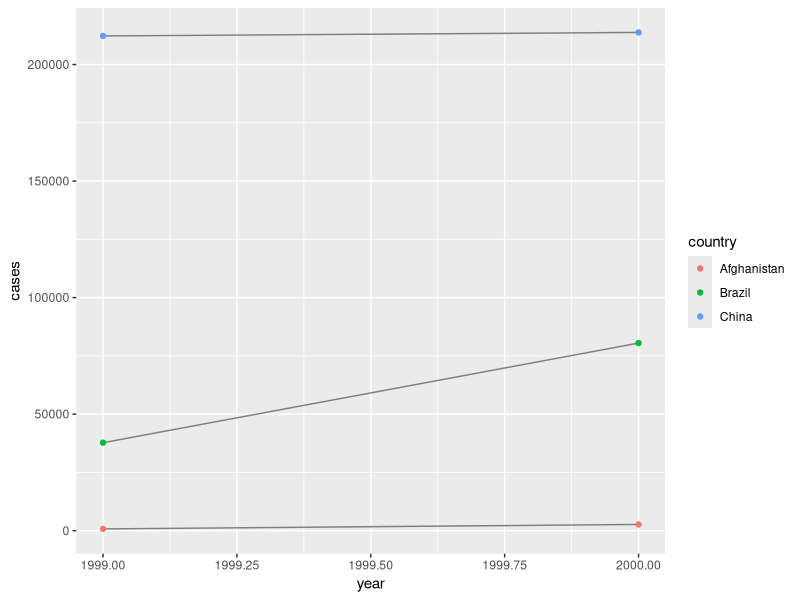
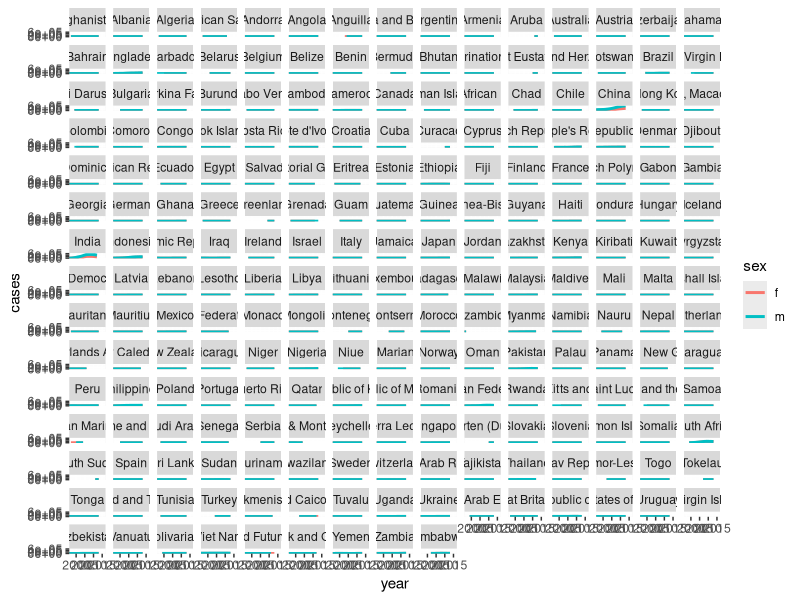
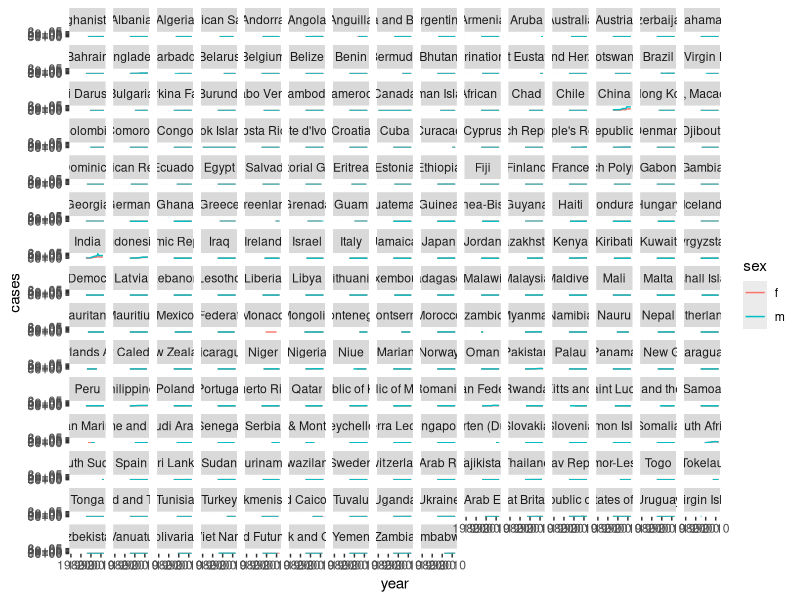
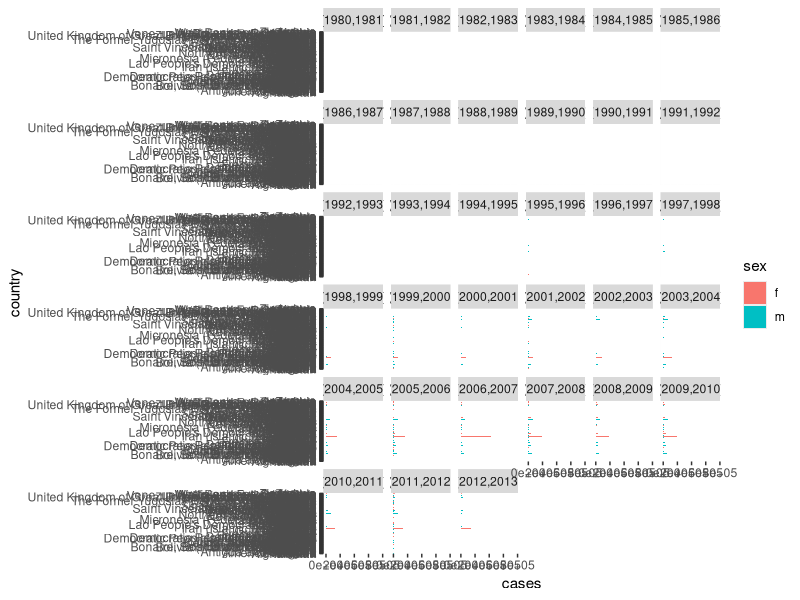
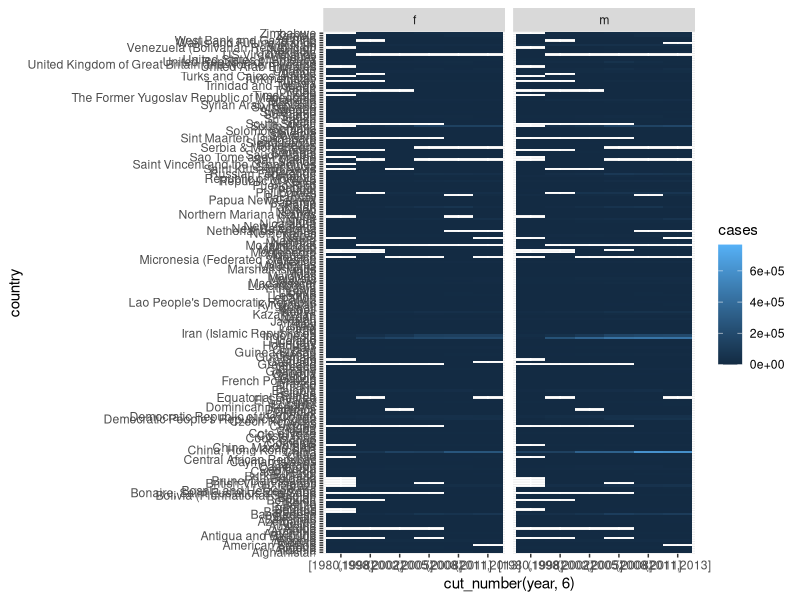

Write R code to recreate these figures, in order.
{
  library(tidyverse)
  library(hexbin)
}

# Compute the rate for table2, and table4a + table4b. You will need to perform
# four operations: a. Extract the number of TB cases per country per year. b.
# Extract the matching population per country per year. c. Divide cases by
# population, and multiply by 10,000. d. Store back in the appropriate place.
  
table2 %>% 
  filter(type == 'cases') %>% 
  select(count, country, year) %>%
  rename(cases = count) %>% 
  left_join(table2, by = c('country', 'year')) %>% 
  filter(type == 'population') %>% 
  select(country, year, cases, count) %>% 
  rename(population = count) %>% 
  mutate(
    prop = cases / population * 10000
  ) %>% 
  select(country, year, prop) %>% 
  left_join(table2, by = c('country', 'year'))

# Exercise 2 - table4a + table4b

table4a %>% 
  rename(cases_1999 = `1999`, cases_2000 = `2000`) %>% 
  left_join(table4b, by = 'country') %>% 
  mutate(
    prop_1999 = cases_1999 / `1999` * 10000,
    prop_2000 = cases_2000 / `2000` * 10000
  )

# Exercise 3
# Re-create the plot showing change in cases over time using table2 instead of
# table1. What do you need to do first?

table2 %>% 
  filter(type == 'cases') %>% 
  transmute(
    country,
    year,
    cases = count
  ) %>% 
  ggplot(aes(year, cases)) +
  geom_line(aes(group = country), color = 'gray50') +
  geom_point(aes(color = country))

# Old way
table4a %>% 
  gather(`1999`, `2000`, key='year', value='cases') %>% 
  arrange(country)

table4b %>% 
  gather(2:3, key='year', value = 'population') %>% 
  arrange(country)

# Actual and correct way
table4a %>% 
  pivot_longer(c(`1999`, `2000`), names_to = 'year', values_to = 'cases')


table4b %>% 
  pivot_longer(2:3, names_to = 'year', values_to = 'population')

tidy4 <- table4a %>% 
  pivot_longer(2:3, names_to = 'year', values_to = 'cases') %>% 
  left_join(pivot_longer(table4b, 2:3, names_to = 'year', values_to = 'population'),
            by = c('year', 'country'))

# Old way

spread(table2, key = type, value = count)

# Actual and correct way

pivot_wider(table2, names_from = 'type', values_from = 'count')


# Exercises

tribble(
  ~name, ~key, ~value,
  #-----------------|--------|------
  "Phillip Woods", "age", 45,
  "Phillip Woods", "height", 186,
  "Phillip Woods", "age", 50,
  "Jessica Cordero", "age", 37,
  "Jessica Cordero", "height", 156
) %>% 
print() %>% 
  group_by(name, key) %>% 
  mutate(obs = row_number()) %>% 
  pivot_wider(names_from = 'key', values_from = 'value') %>% 
  select(-obs)


tribble(
  ~pregnant, ~male, ~female,
  'yes', NA, 10,
  'no', 20, 12
) %>%
  print() %>% 
  pivot_longer(c('male', 'female'), names_to = 'sex', values_to = 'count')



# <--    Push and Pull Unite Separate    -->


table3 %>% 
  separate(
    rate,
    into = c('cases', 'population'),
    convert = TRUE
  )

table5 %>% 
  unite(new, century, year, sep = '')

tibble(x = c("a,b,c", "d,e,f,g", 'h,i,j')) %>% 
  separate(x, c("one", "two", "three"), extra = "merge")

tibble(x = c('a,b,c', 'd,e', 'f,g,i')) %>% 
  separate(x, c('one', 'two', 'three'), fill = "left")

# <--     Real Problem(who)     -->>

(who1 <- who %>% 
  pivot_longer(
    new_sp_m014:newrel_f65,
    names_to = 'key',
    values_to = 'cases',
    values_drop_na = TRUE
  ) %>%
  mutate(
    key = stringr::str_replace(key, 'newrel', 'new_rel')
  ) %>% 
  separate(
    key,
    into = c('new', 'code', 'sex_age'),
    sep = '_'
  ) %>% 
  select(-new, -iso2, -iso3) %>% 
  separate(
    sex_age,
    into = c('sex', 'age'),
    sep = 1
  ))

# For each country, year, sex compute the total number of cases. Make an
# informative visualization of the data

who_whitout_code <- who1 %>% 
  group_by(country, year, sex) %>% 
  summarise(cases = sum(cases)) %>% 
  ungroup() 

who_whitout_code %>% 
  ggplot(aes(year, cases, color = sex)) +
  geom_smooth(se = FALSE) +
  coord_cartesian(xlim = c(1997, 2016)) +
  facet_wrap(~country)

who_whitout_code %>% 
  ggplot(aes(year, cases, color = sex)) +
  geom_line() +
  facet_wrap(~country)

who_whitout_code %>% 
  ggplot(aes(country, cases, fill = sex)) +
  geom_col(position = 'dodge') +
  coord_flip() +
  facet_wrap(~cut_width(year, 1, boundary = 0))
  
who_whitout_code %>% 
  ggplot(aes(cut_number(year, 6), country)) +
  geom_tile(aes(fill = cases)) +
  facet_wrap(~sex)

# who1 %>% 
#   group_by(country, year, sex) %>% 
#   summarise(cases = sum(cases)) %>% 
#   ungroup() %>% 
#   ggplot(
#     aes(
#       cut_width(year, 1, boundary = 0), 
#       cases,
#       color = sex
#     )
#   ) +
#   geom_boxplot() +
#   coord_flip() +
#   facet_wrap(~country)


  
  